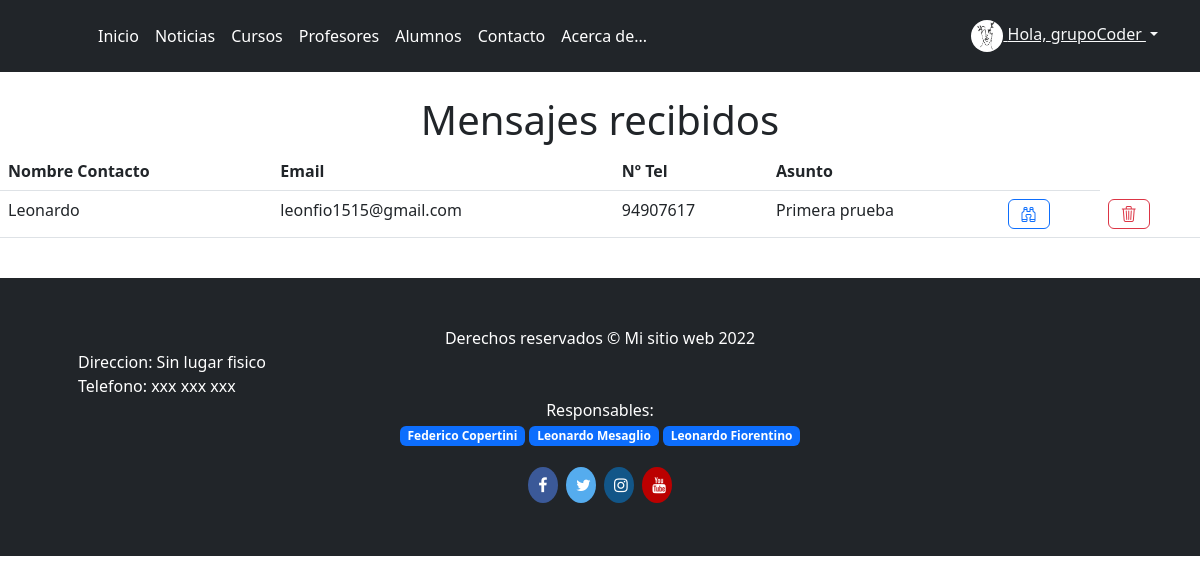
Screenshot of /mensajes_contacto (signed in) with the database file from the repository.
### Academia_Arte/models.py (models this page shows)
class Avatar(models.Model):
    usuario = models.OneToOneField(User, on_delete=models.CASCADE)
    imagen = models.ImageField(upload_to="images/", blank=True, null=True)

class Contacto(models.Model):
    nombre_contacto = models.CharField(max_length=20)
    email_contacto = models.EmailField()
    tel_contacto = models.IntegerField()
    asunto_contacto = models.CharField(max_length=40)
    mensaje_contacto = models.CharField(max_length=500)

### Academia_Arte/views.py (the view)
# urls.py: path('mensajes_contacto', ContactoList.as_view(), name="mensajes_contacto"),
class ContactoList(ListView):
    model = Contacto
    template_name = "Academia_Arte/mensajes_contacto.html"

### Academia_Arte/templates/Academia_Arte/mensajes_contacto.html
{% extends "Academia_Arte/base.html" %}
{% block content %}
<br>
<h1 class="col text-center">Mensajes recibidos</h1>
<table class="table">
    <thead class="thead-dark">
        <tr>
            <th scope="col">Nombre Contacto</th>
            <th scope="col">Email</th>
            <th scope="col">Nº Tel</th>
            <th scope="col">Asunto</th>
            <th scope="col"></th>
        </tr>
    </thead>
    <tbody>
        <center>
            {% for mensaje in object_list %}
            <tr>
                <td>{{ mensaje.nombre_contacto }}</td>
                <td>{{ mensaje.email_contacto }}</td>
                <td>{{ mensaje.tel_contacto }}</td>
                <td>{{ mensaje.asunto_contacto }}</td>
                <td><a type="button" class="btn btn-block btn btn-outline-primary"
                        href="{% url 'mensaje_detail' mensaje.id %}"><i class="bi bi-binoculars"></i></a></td>
                <td><a type="button" class="btn btn-block btn btn-outline-danger btnEliminacion"
                        href="{% url 'mensaje_eliminar' mensaje.id %}"><i class="bi bi-trash3"></i></a></td>
            </tr>
        </center>
        {% endfor %}
    </tbody>
</table>
<br>
{% endblock %}

### Academia_Arte/templates/Academia_Arte/base.html (shortened to what this page needs)
{% load static %}
<!doctype html>
<html lang="es">
<head>
    <link rel="stylesheet" href="https://cdn.jsdelivr.net/npm/bootstrap-icons@1.9.1/font/bootstrap-icons.css">
    <link href="{% static 'assets/dist/css/bootstrap.min.css' %}" rel="stylesheet">
    <link href="{% static 'css/headers.css' %}" rel="stylesheet">
</head>
<body>
    <main>
        <header class="p-3 bg-dark text-white">
            <div class="container">
                <div class="d-flex flex-wrap align-items-center justify-content-center justify-content-lg-start">
                    <a href="/" class="d-flex align-items-center mb-2 mb-lg-0 text-white text-decoration-none">
                        <svg class="bi me-2" width="40" height="32" role="img" aria-label="Bootstrap">
                            <use xlink:href="#bootstrap" />
                        </svg>
                    </a>
                    <ul class="nav col-12 col-lg-auto me-lg-auto mb-2 justify-content-center mb-md-0">
                        <li><a href="{% url 'inicio' %}" class="nav-link px-2 text-white">Inicio</a></li>
                        <li><a href="{% url 'noticias' %}"class="nav-link px-2 text-white">Noticias</a></li>
                        <li><a href="{% url 'cursos' %}" class="nav-link px-2 text-white">Cursos</a></li>
                        <li><a href="{% url 'profesores' %}" class="nav-link px-2 text-white">Profesores</a></li>
                        {% if user.is_staff %}
                        <li><a href="{% url 'estudiantes_list' %}" class="nav-link px-2 text-white">Alumnos</a></li>
                        {% endif %}
                        <li><a href="{% url 'contacto' %}" class="nav-link px-2 text-white">Contacto</a></li>
                        <li><a href="{% url 'acerca_de' %}" class="nav-link px-2 text-white">Acerca de...</a></li>
                    </ul>
                    {% if user.is_authenticated %}
                    <div class="dropdown text-end">
                        <a href="#" class="d-block link-dark text-light dropdown-toggle" id="dropdownUser1" data-bs-toggle="dropdown" aria-expanded="false">
                            <img src="{{user.avatar.imagen.url}}" alt="" width="32" height="32" class="rounded-circle">
                            Hola, {{user}}
                        </a>
                    </div>
                    {% else %}
                    <div class="text-end">
                    <a href="{% url 'login' %}" type="submit" class="btn btn-outline-light me-2">Iniciar sesion</a>
                    <a href="{% url 'register' %}" type="submit" class="btn btn-outline-primary">Registrate</a>
                    </div>
                    {% endif %}
                </div>
            </div>
        </header>
    </main>
    {% block content %}
    {% endblock %}
    <link rel="stylesheet" href="https://cdnjs.cloudflare.com/ajax/libs/font-awesome/4.7.0/css/font-awesome.min.css">
    <footer class="py-5 bg-dark">
        <div class="container px-5">
            <p class="m-0 text-center text-white">Derechos reservados &copy; Mi sitio web 2022</p>
        </div>
        <div class="container px-5">
            <p class="m-0 text-lefth text-white">Direccion: Sin lugar fisico</p>
        </div>
        <div class="container px-5">
            <p class="m-0 text-lefth text-white">Telefono: xxx xxx xxx</p>
        </div>
        <div class="container px-5">
            <center><p class="m-0 text-lefth text-white">Responsables:
                <p><span class="badge badge-pill bg-primary">Federico Copertini</span>
                <span class="badge badge-pill bg-primary">Leonardo Mesaglio</span>
                <span class="badge badge-pill bg-primary">Leonardo Fiorentino</span></P>
            </center>
            </p></div>
        <center><div class="container">
            <a href="https://facebook.com" class="fa fa-facebook"></a>
        <a href="https://twitter.com" class="fa fa-twitter"></a>
        <a href="https://instagram.com" class="fa fa-instagram"></a>
        <a href="https://youtube.com" class="fa fa-youtube"></a>
        </div></center>
    </footer>
</body>
</html>

### static/css/headers.css (style rules this page uses)
.dropdown-toggle { outline: 0; }

### Academia_Arte/templates/Academia_Arte/base.html (style rules this page uses)
.fa { padding: 10px; font-size: 30px; width: 30px; text-align: center; text-decoration: none; margin: 5px 2px; border-radius:50% }
.fa-facebook { background: #3B5998; color: white; }
.fa-twitter { background: #55ACEE; color: white; }
.fa-youtube { background: #bb0000; color: white; }
.fa-instagram { background: #125688; color: white; }
.bi { vertical-align: -.125em; fill: currentColor; }

### rows the page displays
Contacto: nombre_contacto "Leonardo", email_contacto "leonfio1515@gmail.com", tel_contacto "94907617", asunto_contacto "Primera prueba"

### other values shown
{{ user }} "grupoCoder"
